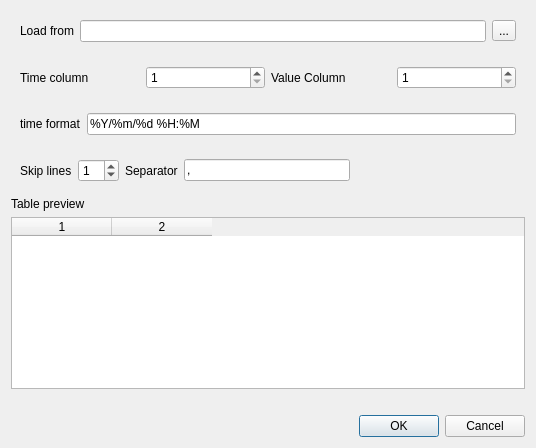
<?xml version="1.0" encoding="UTF-8"?>
<ui version="4.0">
 <class>Dialog</class>
 <widget class="QDialog" name="Dialog">
  <property name="geometry">
   <rect>
    <x>0</x>
    <y>0</y>
    <width>536</width>
    <height>448</height>
   </rect>
  </property>
  <property name="maximumSize">
   <size>
    <width>1000</width>
    <height>1000</height>
   </size>
  </property>
  <property name="windowTitle">
   <string>General settings</string>
  </property>
  <property name="locale">
   <locale language="English" country="UnitedKingdom"/>
  </property>
  <layout class="QVBoxLayout" name="verticalLayout">
   <item>
    <widget class="QWidget" name="widget" native="true">
     <layout class="QHBoxLayout" name="horizontalLayout_2">
      <item>
       <widget class="QLabel" name="SELFILE_LBL">
        <property name="text">
         <string>Load from</string>
        </property>
       </widget>
      </item>
      <item>
       <widget class="QLineEdit" name="SELFILE_TXT"/>
      </item>
      <item>
       <widget class="QToolButton" name="SELFILE_BTN">
        <property name="text">
         <string>...</string>
        </property>
       </widget>
      </item>
     </layout>
    </widget>
   </item>
   <item>
    <widget class="QWidget" name="widget_2" native="true">
     <layout class="QHBoxLayout" name="horizontalLayout_3">
      <item>
       <widget class="QLabel" name="TC_LBL">
        <property name="text">
         <string>Time column</string>
        </property>
       </widget>
      </item>
      <item>
       <widget class="QSpinBox" name="TC_SB">
        <property name="minimum">
         <number>1</number>
        </property>
       </widget>
      </item>
      <item>
       <widget class="QLabel" name="VC_LBL">
        <property name="text">
         <string>Value Column</string>
        </property>
       </widget>
      </item>
      <item>
       <widget class="QSpinBox" name="VC_SB">
        <property name="minimum">
         <number>1</number>
        </property>
       </widget>
      </item>
     </layout>
    </widget>
   </item>
   <item>
    <widget class="QWidget" name="widget_3" native="true">
     <layout class="QHBoxLayout" name="horizontalLayout_4">
      <item>
       <widget class="QLabel" name="FORMAT_LBL">
        <property name="text">
         <string>time format</string>
        </property>
       </widget>
      </item>
      <item>
       <widget class="QLineEdit" name="FORMAT_TXT">
        <property name="text">
         <string>%Y/%m/%d %H:%M</string>
        </property>
       </widget>
      </item>
     </layout>
    </widget>
   </item>
   <item>
    <widget class="QWidget" name="widget_4" native="true">
     <layout class="QHBoxLayout" name="horizontalLayout_5">
      <item>
       <widget class="QLabel" name="SKIPLINES_LBL">
        <property name="text">
         <string>Skip lines</string>
        </property>
       </widget>
      </item>
      <item>
       <widget class="QSpinBox" name="SKIPLINES_SB">
        <property name="value">
         <number>1</number>
        </property>
       </widget>
      </item>
      <item>
       <widget class="QLabel" name="SEP_LBL">
        <property name="text">
         <string>Separator</string>
        </property>
       </widget>
      </item>
      <item>
       <widget class="QLineEdit" name="SEP_TXT">
        <property name="text">
         <string>,</string>
        </property>
       </widget>
      </item>
      <item>
       <spacer name="horizontalSpacer">
        <property name="orientation">
         <enum>Qt::Horizontal</enum>
        </property>
        <property name="sizeHint" stdset="0">
         <size>
          <width>40</width>
          <height>20</height>
         </size>
        </property>
       </spacer>
      </item>
     </layout>
    </widget>
   </item>
   <item>
    <widget class="QLabel" name="label">
     <property name="text">
      <string>Table preview</string>
     </property>
    </widget>
   </item>
   <item>
    <widget class="QTableWidget" name="TABLE_PREVIEW">
     <property name="editTriggers">
      <set>QAbstractItemView::NoEditTriggers</set>
     </property>
     <property name="columnCount">
      <number>2</number>
     </property>
     <column/>
     <column/>
    </widget>
   </item>
   <item>
    <widget class="QLabel" name="MSG_LBL">
     <property name="text">
      <string/>
     </property>
    </widget>
   </item>
   <item>
    <widget class="QDialogButtonBox" name="buttonBox">
     <property name="orientation">
      <enum>Qt::Horizontal</enum>
     </property>
     <property name="standardButtons">
      <set>QDialogButtonBox::Cancel|QDialogButtonBox::Ok</set>
     </property>
    </widget>
   </item>
  </layout>
 </widget>
 <resources/>
 <connections/>
</ui>
